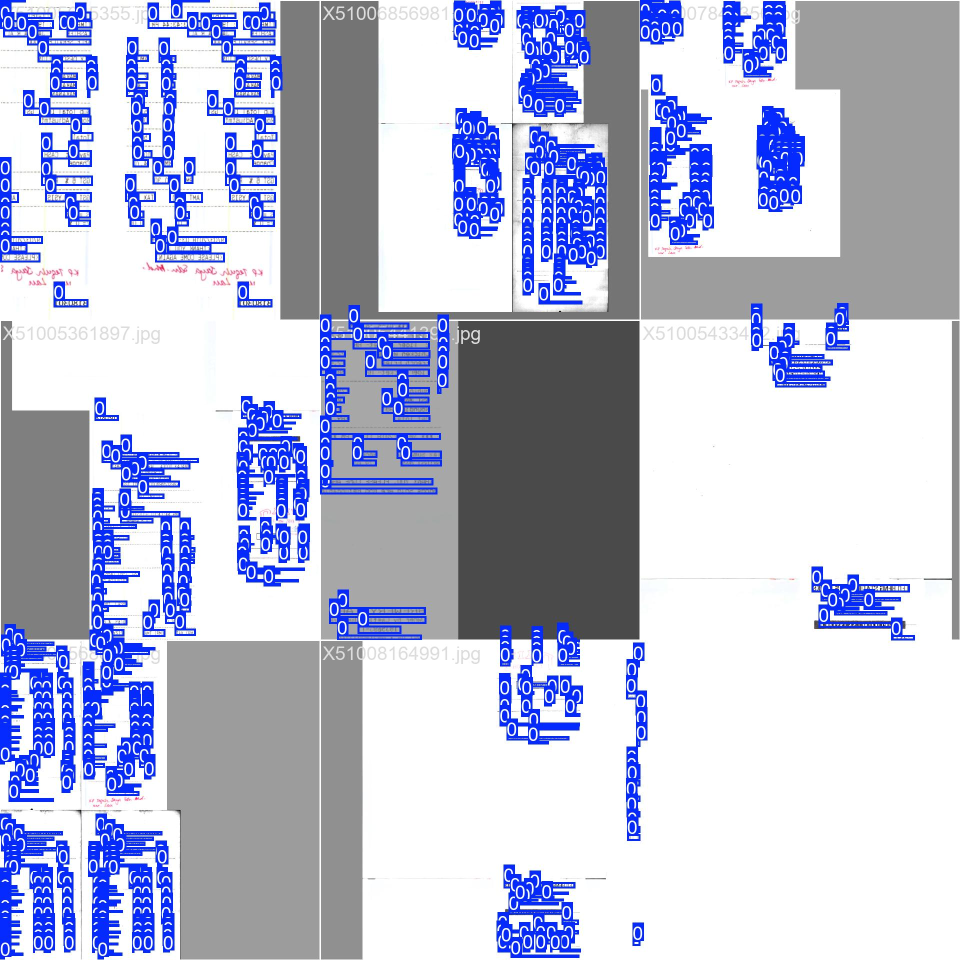
#> input picture runs/detect/receipt_yolo-6/train_batch0.jpg, 1920 x 1920 px (shown at 1/2 size)
$ python -i 1_preprocess.py   (imports and definitions only)   (older library calls are emulated)
#> lines starting #> are read from the running program, lines starting #| are printed output that depends on the picture; after the words box and inside, x2 and y2 are one past the last pixel; in counts of white or black regions, pixels touching at a corner belong together
import cv2
import numpy as np

YOLO_INPUT_SIZE = 640
NOISE_KERNEL = 3


def preprocess_image(image):

    image = np.array(image)
    image = cv2.cvtColor(image, cv2.COLOR_RGB2GRAY)
    image = auto_crop_receipt(image)

    # Enhance contrast only when needed (dark OR low-contrast/washed-out)
    if is_dark(image) or is_low_contrast(image):
        image = apply_clahe(image)

    if is_skewed(image):
        image = deskew(image)

    preview_image = image.copy()

    # Denoise only if the image is actually noisy, and only for the YOLO branch
    if is_noisy(image) and not is_blurry(image):
        yolo_input = remove_noise(image)
    else:
        yolo_input = image

    # YOLO input — letterbox resize keeps aspect ratio so text isn't stretched/squashed
    yolo_input = letterbox_resize(yolo_input, YOLO_INPUT_SIZE)
    yolo_input = yolo_input.astype(np.float32) / 255.0

    return yolo_input, preview_image


def letterbox_resize(image, target_size=640, pad_color=255):
    h, w = image.shape
    scale = target_size / max(h, w)
    new_h, new_w = int(h * scale), int(w * scale)
    resized = cv2.resize(image, (new_w, new_h))

    canvas = np.full((target_size, target_size), pad_color, dtype=np.uint8)
    top = (target_size - new_h) // 2
    left = (target_size - new_w) // 2
    canvas[top:top+new_h, left:left+new_w] = resized

    return canvas


def is_dark(image):
    brightness = np.mean(image)
    return brightness < 100


def is_low_contrast(image, threshold=40):
    return image.std() < threshold


def is_noisy(image, threshold=15):
    denoised = cv2.medianBlur(image, 3)
    diff = cv2.absdiff(image, denoised)
    return np.mean(diff) > threshold


def is_blurry(image, threshold=100):
    return cv2.Laplacian(image, cv2.CV_64F).var() < threshold


def is_skewed(image):
    angle = get_skew_angle(image)
    return abs(angle) > 3


# [6 lines left out: function apply_clahe, not called in this run]


def remove_noise(image):
    return cv2.medianBlur(image, NOISE_KERNEL)


def auto_crop_receipt(image):

    blurred = cv2.GaussianBlur(image, (5, 5), 0)
    edges = cv2.Canny(blurred, 50, 150)
    edges = cv2.dilate(edges, np.ones((5, 5), np.uint8), iterations=2)

    contours, _ = cv2.findContours(
        edges,
        cv2.RETR_EXTERNAL,
        cv2.CHAIN_APPROX_SIMPLE
    )

    if not contours:
        return image

    candidates = sorted(contours, key=cv2.contourArea, reverse=True)[:5]

    receipt_corners = None
    for c in candidates:
        peri = cv2.arcLength(c, True)
        approx = cv2.approxPolyDP(c, 0.02 * peri, True)
        if len(approx) == 4 and cv2.contourArea(approx) > 0.15 * image.shape[0] * image.shape[1]:
            receipt_corners = approx
            break

    if receipt_corners is None:
        if candidates:
            largest = candidates[0]
            if cv2.contourArea(largest) > 0.15 * image.shape[0] * image.shape[1]:
                rect = cv2.minAreaRect(largest)
                receipt_corners = cv2.boxPoints(rect).astype(np.int32).reshape(4, 1, 2)

    if receipt_corners is None:
        return image

    return warp_to_rectangle(image, receipt_corners.reshape(4, 2))


def warp_to_rectangle(image, pts):
    rect = order_corners(pts)
    (tl, tr, br, bl) = rect

    width_a = np.linalg.norm(br - bl)
    width_b = np.linalg.norm(tr - tl)
    max_width = int(max(width_a, width_b))

    height_a = np.linalg.norm(tr - br)
    height_b = np.linalg.norm(tl - bl)
    max_height = int(max(height_a, height_b))

    dst = np.array([
        [0, 0],
        [max_width - 1, 0],
        [max_width - 1, max_height - 1],
        [0, max_height - 1]
    ], dtype="float32")

    matrix = cv2.getPerspectiveTransform(rect, dst)
    return cv2.warpPerspective(image, matrix, (max_width, max_height))


def order_corners(pts):
    rect = np.zeros((4, 2), dtype="float32")
    s = pts.sum(axis=1)
    rect[0] = pts[np.argmin(s)]
    rect[2] = pts[np.argmax(s)]
    diff = np.diff(pts, axis=1)
    rect[1] = pts[np.argmin(diff)]
    rect[3] = pts[np.argmax(diff)]
    return rect


def get_skew_angle(image):

    _, thresh = cv2.threshold(
        image,
        0,
        255,
        cv2.THRESH_BINARY_INV + cv2.THRESH_OTSU
    )

    coords = np.column_stack(np.where(thresh > 0))

    if len(coords) == 0:
        return 0

    angle = cv2.minAreaRect(coords)[-1]

    if angle < -45:
        angle += 90

    return angle


# [19 lines left out: function deskew, not called in this run]

>>> import cv2
>>> picture = cv2.cvtColor(cv2.imread('../runs/detect/receipt_yolo-6/train_batch0.jpg'), cv2.COLOR_BGR2RGB)
>>> result = preprocess_image(picture)
#> in auto_crop_receipt, `edges = cv2.Canny(blurred, 50, 150)`:
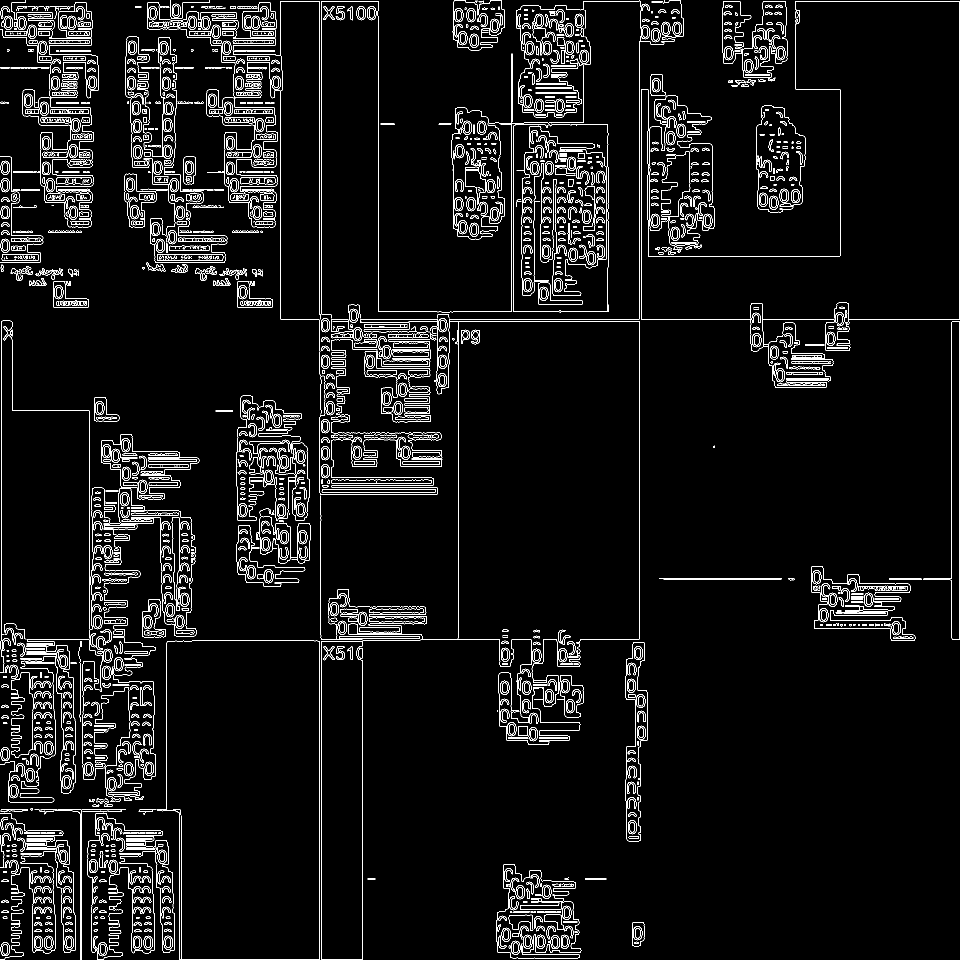
#> edges: shape (1920, 1920) (shown at 1/2 size); 4.7% white in thin lines or dots
#> in auto_crop_receipt, `edges = cv2.dilate(edges, np.ones((5, 5), np.uint8), iterations=2)`:
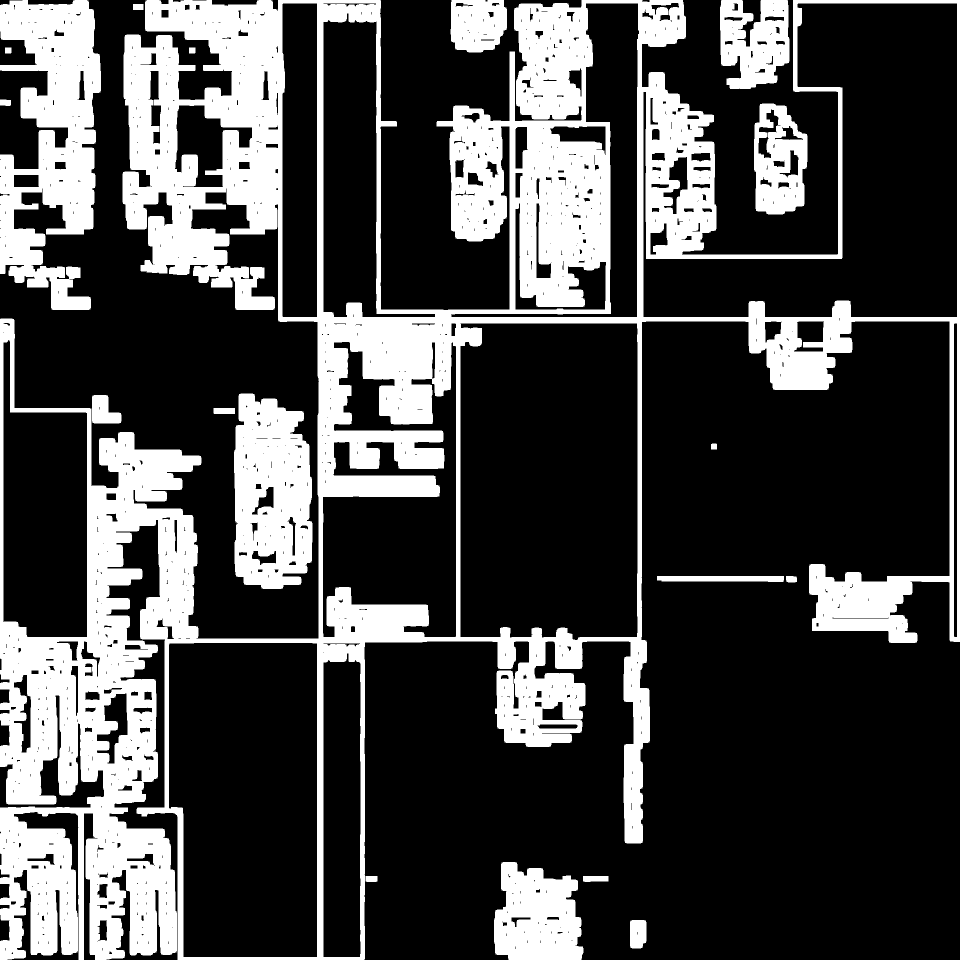
#> edges: shape (1920, 1920) (shown at 1/2 size); 27.6% white; 19 white regions
#> in auto_crop_receipt, `contours, _ = cv2.findContours( edges, cv2.RETR_EXTERNAL, cv2.CHAIN_AP..`: contours = 19 contours; largest, box (x1, y1, x2, y2) and area: (0, 0, 1920, 1920) 1823761, (0, 0, 202, 620) 76205, (468, 787, 625, 1178) 52130, (988, 1724, 1167, 1920) 27391, (1508, 207, 1615, 429) 19484
#> in auto_crop_receipt, `candidates = sorted(contours, key=cv2.contourArea, reverse=True)[:5]`: candidates = 5 contours; box (x1, y1, x2, y2) and area: (0, 0, 1920, 1920) 1823761, (0, 0, 202, 620) 76205, (468, 787, 625, 1178) 52130, (988, 1724, 1167, 1920) 27391, (1508, 207, 1615, 429) 19484
#> the loop in auto_crop_receipt, `for c in candidates:` made 5 passes
#> peri on passes 1 to 5: 30677.5, 3609.2, 1252.8, 855.3, 633
#> in auto_crop_receipt, `largest = candidates[0]`: largest = contour of 3334 points, box (x1, y1, x2, y2) (0, 0, 1920, 1920), area 1823761
#> in auto_crop_receipt, `rect = cv2.minAreaRect(largest)`: rect = ((959.5, 959.5), (1919, 1919), -90)
#> in auto_crop_receipt, `receipt_corners = cv2.boxPoints(rect).astype(np.int32).reshape(4, 1, 2)`: receipt_corners = [[1919, 1919], [0, 1919], [0, 0], [1919, 0]]
#> in order_corners, `s = pts.sum(axis=1)`: s = [3838, 1919, 0, 1919]
#> in order_corners, `diff = np.diff(pts, axis=1)`: diff = [0, 1919, 0, -1919]
#> in warp_to_rectangle, `rect = order_corners(pts)`: rect = [[0, 0], [1919, 0], [1919, 1919], [0, 1919]]
#> in warp_to_rectangle, `(tl, tr, br, bl) = rect`: tl = [0, 0]; tr = [1919, 0]; br = [1919, 1919]; bl = [0, 1919]
#> in warp_to_rectangle, `width_a = np.linalg.norm(br - bl)`: width_a = 1919
#> in warp_to_rectangle, `dst = np.array([ [0, 0], [max_width - 1, 0], [max_width - 1, max_heigh..`: dst = [[0, 0], [1918, 0], [1918, 1918], [0, 1918]]
#> in warp_to_rectangle, `matrix = cv2.getPerspectiveTransform(rect, dst)`: matrix = [[0.999, 0, 0], [0, 0.999, 0], [6.18e-20, -6.18e-20, 1]]
#> in is_dark, `brightness = np.mean(image)`: brightness = 191.1
#> in get_skew_angle, `_, thresh = cv2.threshold( image, 0, 255, cv2.THRESH_BINARY_INV + cv2...`:
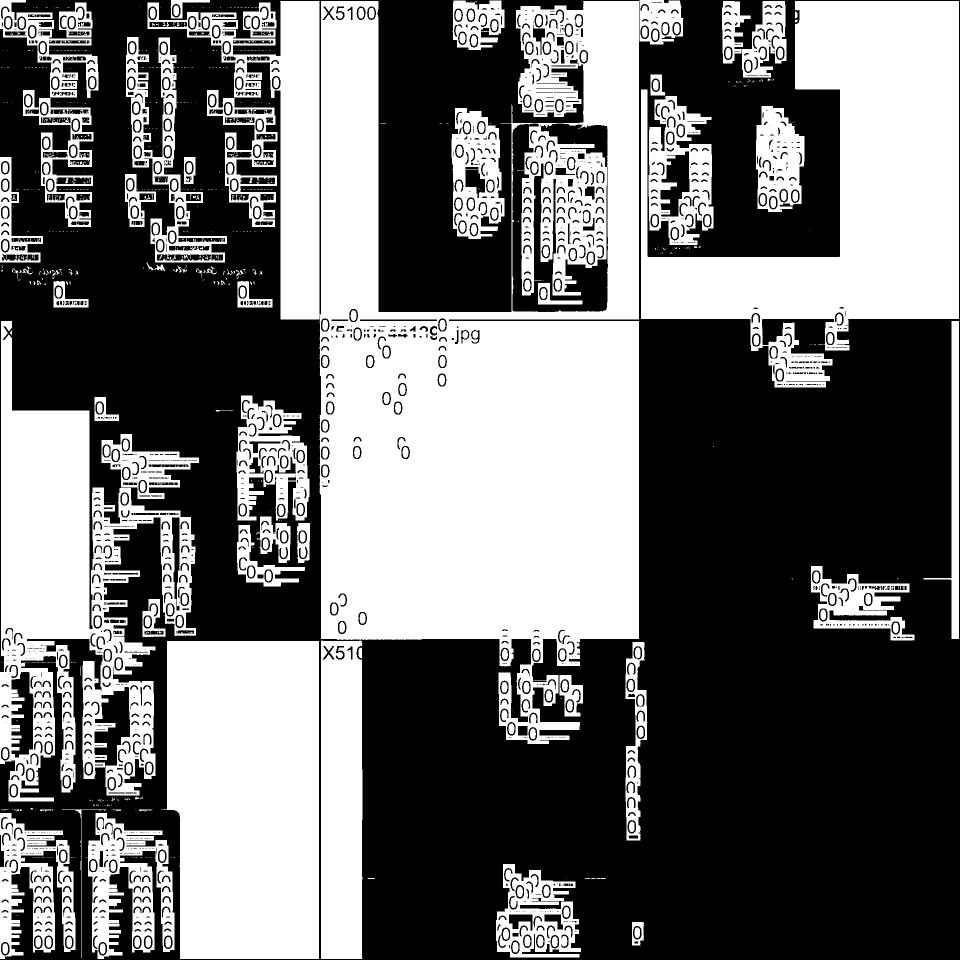
#> thresh: shape (1919, 1919) (shown at 1/2 size); 43.3% white; 901 white regions (603 under 20 px), largest, box (x1, y1, x2, y2) and area: (295, 2, 1278, 1488) 649412, (1282, 2, 1918, 775) 231529, (323, 1282, 638, 1918) 185659
#> in get_skew_angle, `coords = np.column_stack(np.where(thresh > 0))`: coords = 1592941 pairs, first value 0 to 1917, second value 0 to 1917
#> in get_skew_angle, `angle = cv2.minAreaRect(coords)[-1]`: angle = -90
#> in get_skew_angle, `angle += 90`: angle = 0
#> in letterbox_resize, `resized = cv2.resize(image, (new_w, new_h))`:
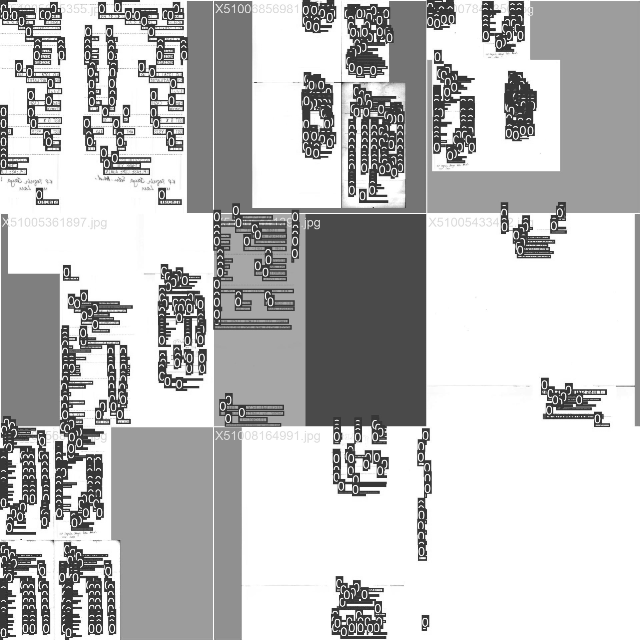
#> resized: shape (640, 640); min 30, max 255, mean 191

$ run again, on runs/detect/receipt_yolo-6/train_batch1.jpg
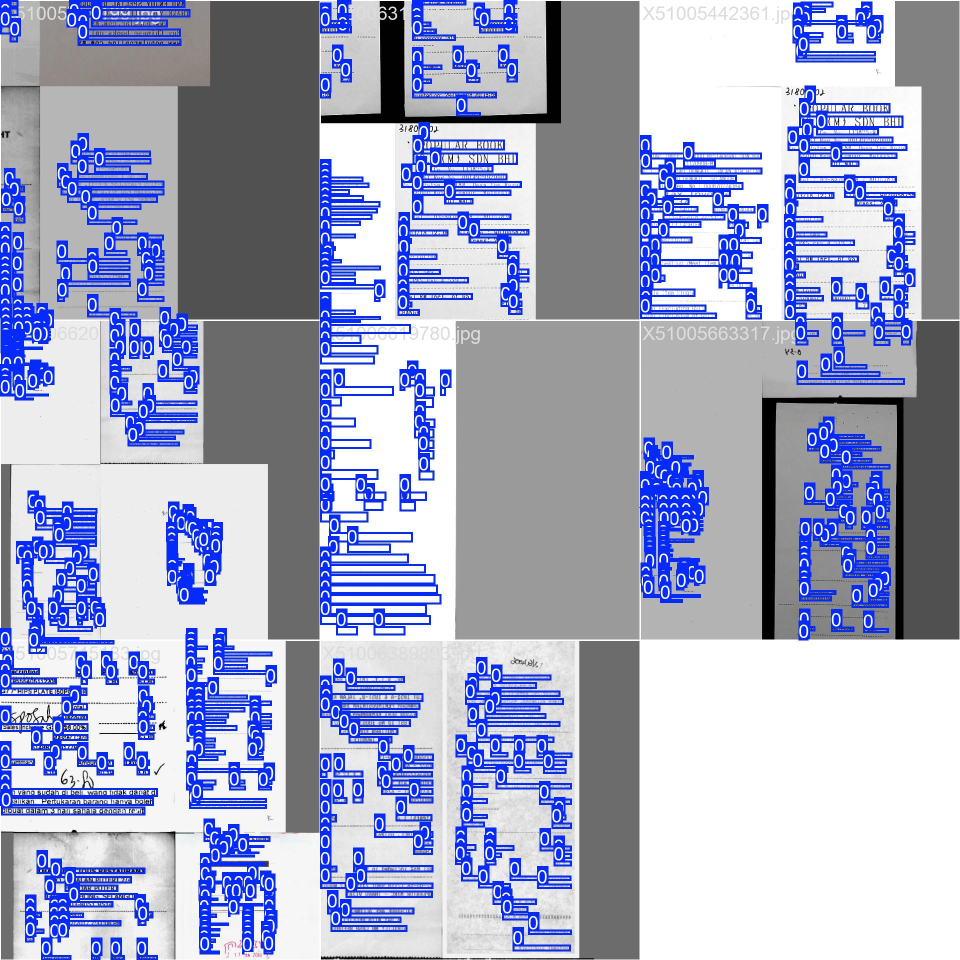
#> input picture runs/detect/receipt_yolo-6/train_batch1.jpg, 1920 x 1920 px (shown at 1/2 size)
#> in auto_crop_receipt, `edges = cv2.dilate(edges, np.ones((5, 5), np.uint8), iterations=2)`:
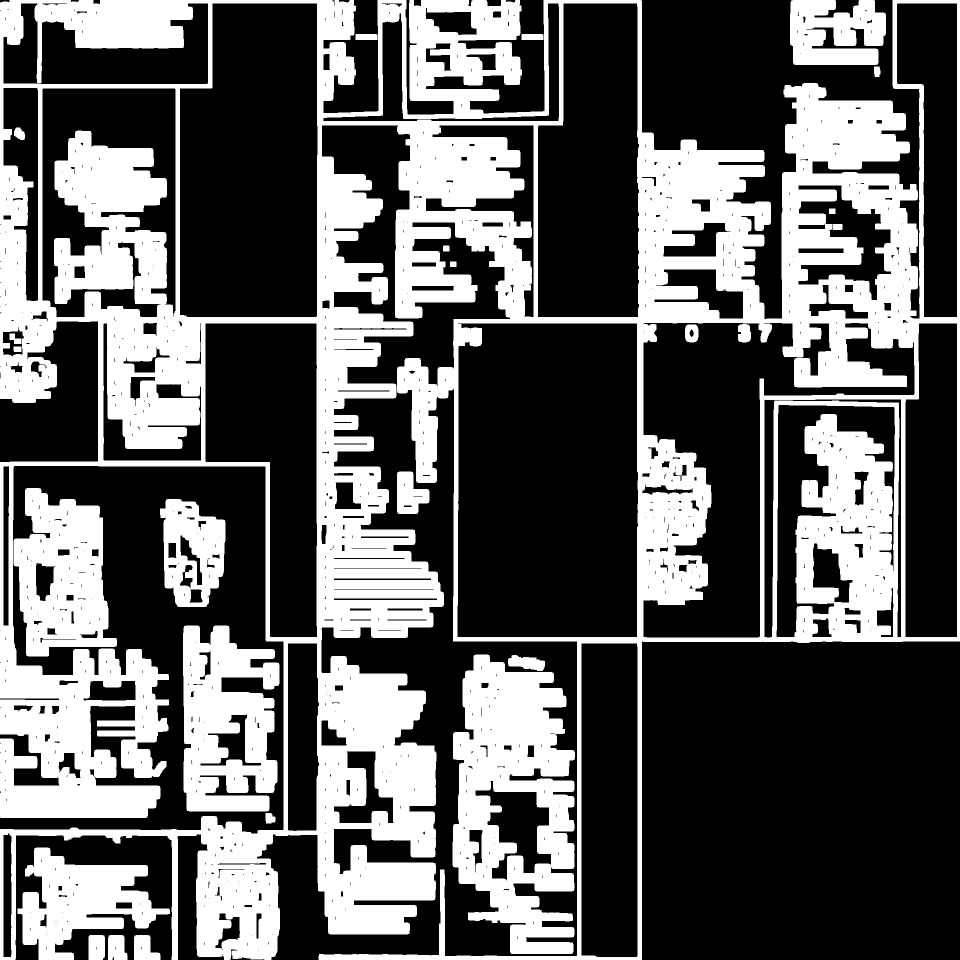
#> edges: shape (1920, 1920) (shown at 1/2 size); 36.5% white; 25 white regions
#> contours = 18 contours; largest, box (x1, y1, x2, y2) and area: (0, 0, 1920, 1920) 2279386, (905, 1309, 1150, 1908) 106154, (366, 1251, 559, 1623) 55406, (27, 976, 234, 1313) 48629, (35, 1695, 340, 1920) 34563
#> candidates = 5 contours; box (x1, y1, x2, y2) and area: (0, 0, 1920, 1920) 2279386, (905, 1309, 1150, 1908) 106154, (366, 1251, 559, 1623) 55406, (27, 976, 234, 1313) 48629, (35, 1695, 340, 1920) 34563
#> the loop in auto_crop_receipt, `for c in candidates:` made 5 passes
#> peri on passes 1 to 5: 33197.3, 3344.5, 2130.6, 1219.8, 1595.1
#> largest = contour of 2949 points, box (x1, y1, x2, y2) (0, 0, 1920, 1920), area 2279386
#> in auto_crop_receipt, `rect = cv2.minAreaRect(largest)`: rect = ((959.5, 959.5), (1919, 1919), -90)
#> receipt_corners = [[1919, 1919], [0, 1919], [0, 0], [1919, 0]]
#> s = [3838, 1919, 0, 1919]
#> in order_corners, `diff = np.diff(pts, axis=1)`: diff = [0, 1919, 0, -1919]
#> in warp_to_rectangle, `rect = order_corners(pts)`: rect = [[0, 0], [1919, 0], [1919, 1919], [0, 1919]]
#> tl = [0, 0]; tr = [1919, 0]; br = [1919, 1919]; bl = [0, 1919]
#> width_a = 1919
#> dst = [[0, 0], [1918, 0], [1918, 1918], [0, 1918]]
#> matrix = [[0.999, 0, 0], [0, 0.999, 0], [6.18e-20, -6.18e-20, 1]]
#> brightness = 170.3
#> thresh: shape (1919, 1919); 45.7% white; 1136 white regions (770 under 20 px), largest, box (x1, y1, x2, y2) and area: (0, 0, 639, 801) 266904, (910, 642, 1418, 1278) 258932, (1523, 642, 1918, 1280) 195540
#> coords = 1684682 pairs, first value 0 to 1918, second value 0 to 1917
#> in get_skew_angle, `angle = cv2.minAreaRect(coords)[-1]`: angle = -90
#> in get_skew_angle, `angle += 90`: angle = 0
#> in letterbox_resize, `resized = cv2.resize(image, (new_w, new_h))`:
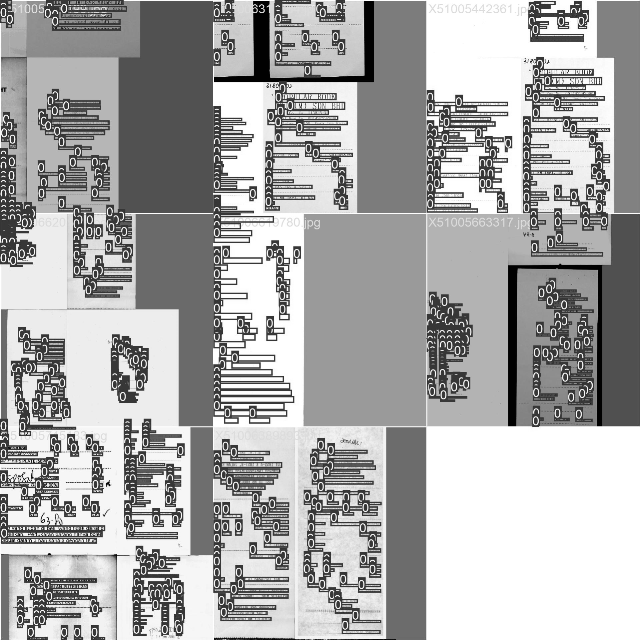
#> resized: shape (640, 640); min 0, max 255, mean 170.2
